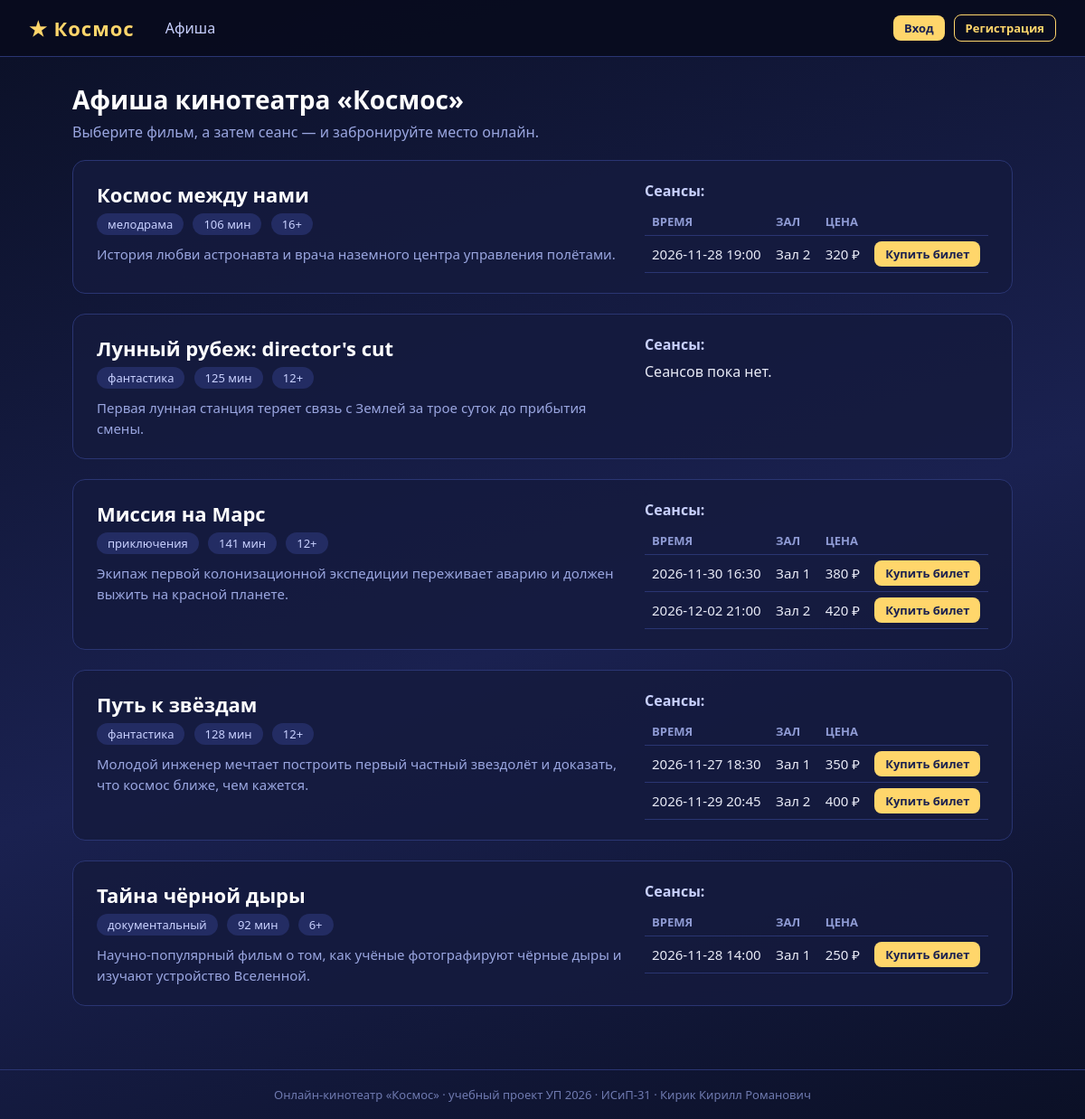
The page / on the database its author committed.
### tables this page shows
CREATE TABLE films (
    id INTEGER PRIMARY KEY AUTOINCREMENT,
    title TEXT NOT NULL,
    genre TEXT NOT NULL,
    duration_min INTEGER NOT NULL,
    age_rating TEXT NOT NULL,
    description TEXT
);

### src/backend/app.py (the view)
@app.route("/")
def index():
    films = db.get_films()
    sessions = db.get_sessions()
    films_with_sessions = []
    for film in films:
        film_sessions = [s for s in sessions if s[4] == film[1]]
        films_with_sessions.append({"film": film, "sessions": film_sessions})
    return render_template("index.html", items=films_with_sessions)

### src/backend/db.py (called while the page is built)
def get_connection(db_path=None):
    conn = sqlite3.connect(db_path or DB_PATH)
    conn.execute("PRAGMA foreign_keys = ON")
    return conn

def get_films():
    conn = get_connection()
    films = conn.execute(
        "SELECT id, title, genre, duration_min, age_rating, description "
        "FROM films ORDER BY title"
    ).fetchall()
    conn.close()
    return films

def get_sessions(film_id=None):
    conn = get_connection()
    sql = (
        "SELECT s.id, s.start_time, s.hall, s.price, f.title, f.genre, "
        "f.duration_min, f.age_rating "
        "FROM sessions s JOIN films f ON s.film_id = f.id "
    )
    params = ()
    if film_id:
        sql += "WHERE s.film_id = ? "
        params = (film_id,)
    sql += "ORDER BY s.start_time"
    rows = conn.execute(sql, params).fetchall()
    conn.close()
    return rows

### src/frontend/templates/index.html (shortened to what this page needs)
{% extends "base.html" %}
{% block content %}
<h1>Афиша кинотеатра «Космос»</h1>
<p class="subtitle">Выберите фильм, а затем сеанс — и забронируйте место онлайн.</p>
{% for item in items %}
    <section class="film-card">
        <div class="film-info">
            <h2>{{ item.film[1] }}</h2>
            <p class="film-meta">
                <span class="tag">{{ item.film[2] }}</span>
                <span class="tag">{{ item.film[3] }} мин</span>
                <span class="tag">{{ item.film[4] }}</span>
            </p>
            <p class="film-desc">{{ item.film[5] }}</p>
        </div>
        <div class="film-sessions">
            <h3>Сеансы:</h3>
            {% if item.sessions %}
                <table class="sessions-table">
                    <tr><th>Время</th><th>Зал</th><th>Цена</th><th></th></tr>
                    {% for s in item.sessions %}
                        <tr>
                            <td>{{ s[1] }}</td>
                            <td>{{ s[2] }}</td>
                            <td>{{ '%.0f'|format(s[3]) }} ₽</td>
                            <td><a class="btn btn-small" href="{{ url_for('session_page', session_id=s[0]) }}">Купить билет</a></td>
                        </tr>
                    {% endfor %}
                </table>
            {% else %}
                <p>Сеансов пока нет.</p>
            {% endif %}
        </div>
    </section>
{% endfor %}
{% endblock %}

### src/frontend/templates/base.html (shortened to what this page needs)
<!DOCTYPE html>
<html lang="ru">
<head>
    <link rel="stylesheet" href="{{ url_for('static', filename='style.css') }}">
</head>
<body>
    <nav class="navbar">
        <a class="brand" href="{{ url_for('index') }}">★ Космос</a>
        <div class="nav-links">
            <a href="{{ url_for('index') }}">Афиша</a>
        </div>
        <div class="nav-user">
            {% if session.get('user_id') %}
                <span class="user-name">{{ session.get('login') }} ({{ 'админ' if session.get('role') == 'admin' else 'клиент' }})</span>
                <a class="btn btn-small" href="{{ url_for('logout') }}">Выйти</a>
            {% else %}
                <a class="btn btn-small" href="{{ url_for('login') }}">Вход</a>
                <a class="btn btn-small btn-outline" href="{{ url_for('register') }}">Регистрация</a>
            {% endif %}
        </div>
    </nav>
    <main class="container">
        {% block content %}{% endblock %}
    </main>
    <footer class="footer">
        <p>Онлайн-кинотеатр «Космос» · учебный проект УП 2026 · ИСиП-31 · Кирик Кирилл Романович</p>
    </footer>
</body>
</html>

### src/frontend/static/style.css (style rules this page uses)
* { margin: 0; padding: 0; box-sizing: border-box; }
body { font-family: "Segoe UI", Arial, sans-serif; background: linear-gradient(160deg, #0b1026 0%, #1a2150 55%, #0b1026 100%); color: #e8eaf6; min-height: 100vh; display: flex; flex-direction: column; }
.navbar { display: flex; align-items: center; gap: 24px; padding: 14px 32px; background: rgba(8, 11, 30, 0.92); border-bottom: 1px solid #2a3572; position: sticky; top: 0; }
.brand { font-size: 22px; font-weight: 700; color: #ffd66b; text-decoration: none; letter-spacing: 1px; }
.nav-links { display: flex; gap: 18px; flex: 1; }
.nav-links a { color: #c9d1ff; text-decoration: none; padding: 6px 10px; border-radius: 6px; }
.nav-user { display: flex; align-items: center; gap: 10px; }
.container { flex: 1; width: 100%; max-width: 1080px; margin: 0 auto; padding: 28px 20px 48px; }
h1 { font-size: 28px; margin-bottom: 6px; color: #ffffff; }
h2 { font-size: 22px; color: #ffffff; }
h3 { font-size: 16px; color: #c9d1ff; margin-bottom: 8px; }
.subtitle { color: #9aa6e0; margin-bottom: 20px; }
a { color: #ffd66b; }
.btn { display: inline-block; background: #ffd66b; color: #1a2150; font-weight: 600; border: none; border-radius: 8px; padding: 9px 18px; cursor: pointer; text-decoration: none; font-size: 15px; }
.btn-small { padding: 5px 12px; font-size: 13px; }
.btn-outline { background: transparent; color: #ffd66b; border: 1px solid #ffd66b; }
.film-card { display: flex; gap: 24px; background: rgba(20, 27, 62, 0.85); border: 1px solid #2a3572; border-radius: 14px; padding: 22px 26px; margin-bottom: 22px; }
.film-info { flex: 1; }
.film-sessions { width: 380px; }
.film-meta { margin: 6px 0 10px; }
.tag { display: inline-block; background: #232c63; color: #c9d1ff; border-radius: 20px; padding: 3px 12px; font-size: 13px; margin-right: 6px; }
.film-desc { color: #9aa6e0; font-size: 15px; line-height: 1.5; }
table { width: 100%; border-collapse: collapse; font-size: 15px; }
th, td { text-align: left; padding: 8px 10px; border-bottom: 1px solid #2a3572; }
th { color: #8f9bd4; font-weight: 600; font-size: 13px; text-transform: uppercase; }
.sessions-table td, .sessions-table th { padding: 6px 8px; }
.footer { text-align: center; color: #6f7ab0; font-size: 13px; padding: 18px; border-top: 1px solid #2a3572; }

### rows shown on the page
films: title "Космос между нами", genre "мелодрама", duration_min "106", age_rating "16+", description "История любви астронавта и врача наземного центра управления полётами."
films: title "Лунный рубеж: director's cut", genre "фантастика", duration_min "125", age_rating "12+", description "Первая лунная станция теряет связь с Землей за трое суток до прибытия смены."
films: title "Миссия на Марс", genre "приключения", duration_min "141", age_rating "12+", description "Экипаж первой колонизационной экспедиции переживает аварию и должен выжить на красной планете."
films: title "Путь к звёздам", genre "фантастика", duration_min "128", age_rating "12+", description "Молодой инженер мечтает построить первый частный звездолёт и доказать, что космос ближе, чем кажется."
films: title "Тайна чёрной дыры", genre "документальный", duration_min "92", age_rating "6+", description "Научно-популярный фильм о том, как учёные фотографируют чёрные дыры и изучают устройство Вселенной."

### other values the page prints
{{ s[1] }} "2026-11-28 19:00"
{{ s[2] }} "Зал 2"
{{ '%.0f'|format(s[3]) }} "320"
{{ s[1] }} "2026-11-30 16:30"
{{ s[2] }} "Зал 1"
{{ '%.0f'|format(s[3]) }} "380"
{{ s[1] }} "2026-12-02 21:00"
{{ '%.0f'|format(s[3]) }} "420"
{{ s[1] }} "2026-11-27 18:30"
{{ '%.0f'|format(s[3]) }} "350"
{{ s[1] }} "2026-11-29 20:45"
{{ '%.0f'|format(s[3]) }} "400"
{{ s[1] }} "2026-11-28 14:00"
{{ '%.0f'|format(s[3]) }} "250"
